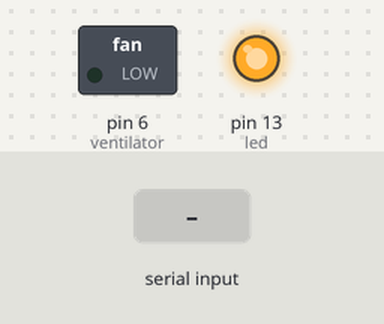
This sketch was run on a simulated Arduino Uno, built with avr-gcc and run on an emulated ATmega328P. Shown: switched loads named in the sketch (green lamp = pin HIGH), output pins drawn as LEDs (lit = HIGH). The inputs (shaded band) are chosen by the test bench.

Above: at 1.2 s.
1.3 s: "a" received over Serial
At 2.0 s:
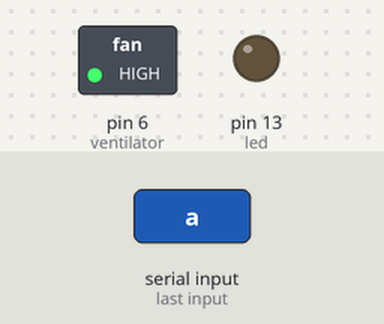
Timing chart, 0 to 4.8 s (numbered marks = the images above; inputs shaded):
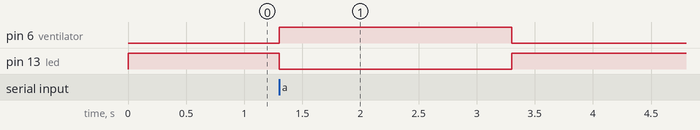

The sketch:

Ventilator.ino
```cpp
int ventilator = 6;
int buttonState;
int led = 13;
int test;

void setup()
{
  Serial.begin(9600);
  pinMode(ventilator, OUTPUT);
  pinMode(led, OUTPUT);
  digitalWrite(led, HIGH);
}

void loop()
{
  if (Serial.available() > 0) {//if there's an input in the serial monitor
    test = Serial.read();
      VentiON();
  }

}

void VentiON()
{
  if (test == 'a')
  {
     digitalWrite(led, LOW);
     digitalWrite(ventilator, HIGH);
     delay(2000);
     digitalWrite(led, HIGH);
     digitalWrite(ventilator, LOW);
  }
}
```

Measured:
- after the input at 1.3 s, pin 6 (ventilator): LOW → HIGH at once, → LOW 2.0 s later; pin 13 (led): HIGH → LOW at once, → HIGH 2.0 s later
